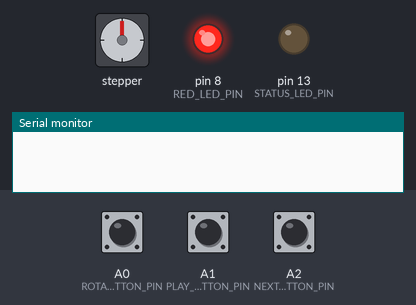
A sketch run on a simulated Arduino Uno, built with avr-gcc and run on an emulated ATmega328P. Shown: stepper motor, output pins drawn as LEDs (lit = HIGH), the last lines printed to the serial monitor. The inputs (shaded band) are chosen by the test bench; at power-on: A0 (ROTATE_BUTTON_PIN) HIGH, A1 (PLAY_BUTTON_PIN) HIGH, A2 (NEXT_BUTTON_PIN) HIGH. Stepper angles assume 4096 steps per turn.

Above: at 1.2 s.
1.3 s: A0 (ROTATE_BUTTON_PIN) pulled LOW for 0.15 s
At 1.39 s:
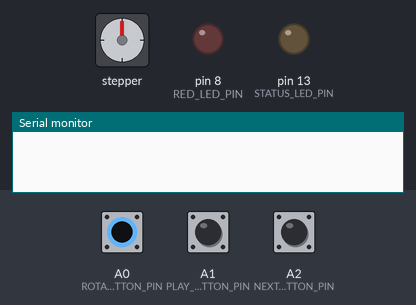
At 2.94 s:
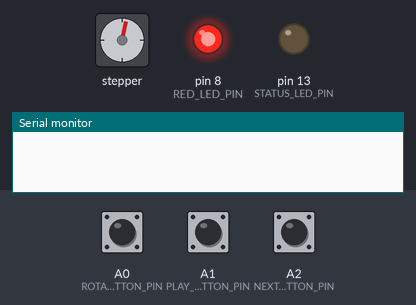
4.3 s: A1 (PLAY_BUTTON_PIN) pulled LOW for 0.15 s
7.4 s: A2 (NEXT_BUTTON_PIN) pulled LOW for 0.15 s
10.4 s: A2 (NEXT_BUTTON_PIN) pulled LOW for 3.2 s
15.1 s: A0 (ROTATE_BUTTON_PIN) pulled LOW for 1 s
At 15.1 s:
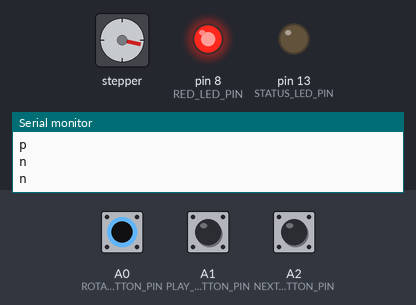
17.6 s: A0 (ROTATE_BUTTON_PIN) pulled LOW for 0.15 s
At 17.69 s:
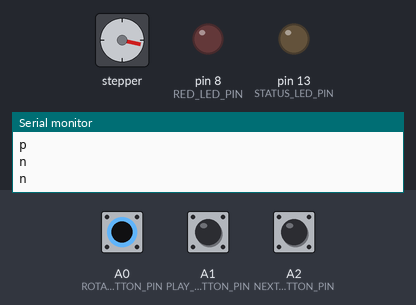
Timing chart, 0 to 23.5 s (numbered marks = the images above; inputs shaded):
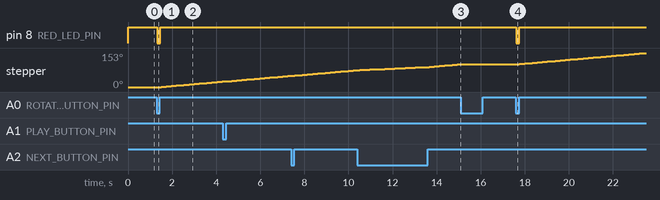

The sketch:

mobile.ino
```cpp
#include <AccelStepper.h>
#include <MultiStepper.h>

#define STEP_MOTOR_1 12
#define STEP_MOTOR_2 11
#define STEP_MOTOR_3 10
#define STEP_MOTOR_4 9
#define STATUS_LED_PIN 13
#define RED_LED_PIN 8
#define PLAY_BUTTON_PIN A1
#define NEXT_BUTTON_PIN A2
#define ROTATE_BUTTON_PIN A0

#define HALFSTEP 8  // 4: full step, 8: half step

AccelStepper stepper1(HALFSTEP, STEP_MOTOR_1, STEP_MOTOR_3, STEP_MOTOR_2, STEP_MOTOR_4);
int rotateState = 0;

int rotateButtonState = 0;
int playButtonState = 0;
int nextButtonState = 0;

void onRedLed() {
  digitalWrite(RED_LED_PIN, LOW);
}

void offRedLed() {
  digitalWrite(RED_LED_PIN, HIGH);
}

void onStatusLed() {
  digitalWrite(RED_LED_PIN, HIGH);
}

void offStatusLed() {
  digitalWrite(RED_LED_PIN, LOW);
}


void setup() {
  pinMode(STEP_MOTOR_1, OUTPUT);
  pinMode(STEP_MOTOR_2, OUTPUT);
  pinMode(STEP_MOTOR_3, OUTPUT);
  pinMode(STEP_MOTOR_4, OUTPUT);

  pinMode(STATUS_LED_PIN, OUTPUT);
  pinMode(RED_LED_PIN, OUTPUT);

  offStatusLed();
  offRedLed();

  pinMode(PLAY_BUTTON_PIN, INPUT_PULLUP);
  pinMode(NEXT_BUTTON_PIN, INPUT_PULLUP);
  pinMode(ROTATE_BUTTON_PIN, INPUT_PULLUP);

  stepper1.setMaxSpeed(100.0);
  stepper1.setAcceleration(200.0);
  stepper1.setSpeed(100);
  //stepper1.moveTo(40760);

  Serial.begin(9600);
}

void loop() {
//  digitalWrite(STATUS_LED_PIN, HIGH);
//  digitalWrite(RED_LED_PIN, LOW);
//  analogWrite(MOTOR_PIN, 255);
//  //digitalWrite(MOTOR_PIN, HIGH);
//  delay(3000);
//  digitalWrite(STATUS_LED_PIN, LOW);
//  digitalWrite(RED_LED_PIN, HIGH);
//  analogWrite(MOTOR_PIN, 30);
//  //digitalWrite(MOTOR_PIN, LOW);
//  delay(3000);
//  if(!digitalRead(ROTATE_BUTTON_PIN)){
//    onRedLed();
//  }
//  else{
//    offRedLed();
//  }

//  if (stepper1.distanceToGo() == 0) {
//    stepper1.moveTo(-stepper1.currentPosition());
//  }

  // ボタンが押されているか
  if(!digitalRead(ROTATE_BUTTON_PIN)){
    // ちょっと待って再度押されているか確認(チャタリングの簡易対策)
    delay(20);

    if(!digitalRead(ROTATE_BUTTON_PIN)){
      if(rotateButtonState == 0){
        rotateButtonState = 1;

        if(rotateState == 0){
          onRedLed();
          rotateState = 1;
          stepper1.enableOutputs();
        }
        else{
          offRedLed();
          rotateState = 0;
        }
      }
    }
    else{
      offRedLed();
      rotateButtonState = 0;
    }
  }
  else{
    rotateButtonState = 0;
  }

  if(rotateState == 1){
    stepper1.runSpeed();
  }
  else {
    stepper1.stop();
    stepper1.disableOutputs();
  }

  if(!digitalRead(PLAY_BUTTON_PIN)){
    // ちょっと待って再度押されているか確認(チャタリングの簡易対策)
    delay(20);

    if(!digitalRead(PLAY_BUTTON_PIN)){
      if(playButtonState == 0){
        playButtonState = 1;
        Serial.print("p\n");
      }
    }
    else{
      playButtonState = 0;
    }
  }
  else{
    playButtonState = 0;
  }

  if(!digitalRead(NEXT_BUTTON_PIN)){
    // ちょっと待って再度押されているか確認(チャタリングの簡易対策)
    delay(20);

    if(!digitalRead(NEXT_BUTTON_PIN)){
      if(nextButtonState == 0){
        nextButtonState = 1;
        Serial.print("n\n");
      }
    }
    else{
      nextButtonState = 0;
    }
  }
  else{
    nextButtonState = 0;
  }
}
```

Measured:
- after the input at 1.3 s, pin 8 (RED_LED_PIN): HIGH → LOW at once, → HIGH 0.14 s later; stepper: keeps turning clockwise at about 9°/s, starting after 0.20 s
- after the input at 15.1 s, stepper: stops changing and stays 103°
- after the input at 17.6 s, pin 8 (RED_LED_PIN): HIGH → LOW at once, → HIGH 0.14 s later; stepper: keeps turning clockwise at about 9°/s, starting after 0.16 s
